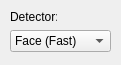
<?xml version="1.0" encoding="UTF-8"?>
<ui version="4.0">
 <class>FaceDetectionEmbeddedWidget</class>
 <widget class="QWidget" name="FaceDetectionEmbeddedWidget">
  <property name="geometry">
   <rect>
    <x>0</x>
    <y>0</y>
    <width>121</width>
    <height>65</height>
   </rect>
  </property>
  <property name="windowTitle">
   <string>Form</string>
  </property>
  <widget class="QLabel" name="label">
   <property name="geometry">
    <rect>
     <x>10</x>
     <y>10</y>
     <width>47</width>
     <height>13</height>
    </rect>
   </property>
   <property name="text">
    <string>Detector:</string>
   </property>
  </widget>
  <widget class="QComboBox" name="mpComboBox">
   <property name="geometry">
    <rect>
     <x>10</x>
     <y>30</y>
     <width>101</width>
     <height>22</height>
    </rect>
   </property>
   <item>
    <property name="text">
     <string>Face (Fast)</string>
    </property>
   </item>
   <item>
    <property name="text">
     <string>Face (Medium)</string>
    </property>
   </item>
   <item>
    <property name="text">
     <string>Face (Slow)</string>
    </property>
   </item>
   <item>
    <property name="text">
     <string>Eyes</string>
    </property>
   </item>
  </widget>
 </widget>
 <resources/>
 <connections/>
</ui>
